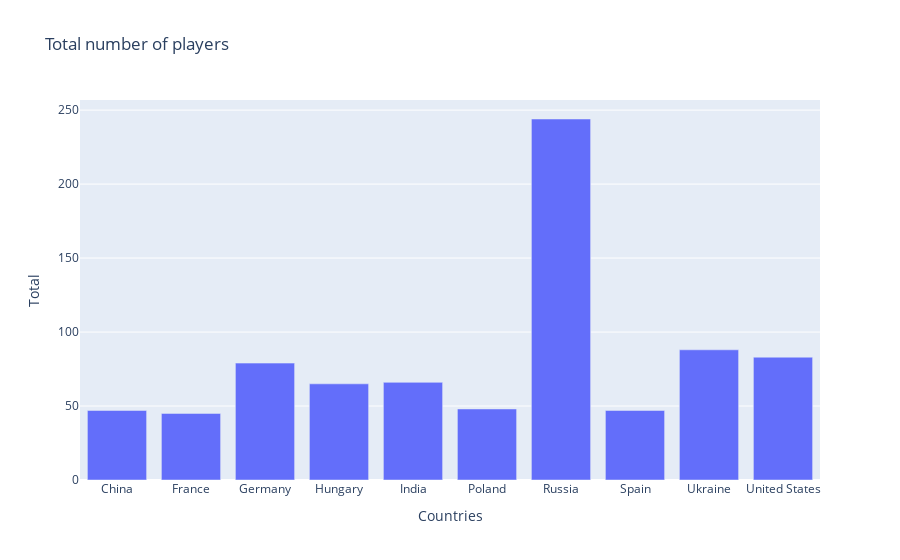

Write notebook code for a chart like this one.
### Markdown cell above
<h3> Visualize Countries with the most Grandmasters

### Code cell
viz = px.bar(df1, x = 'Countries', y = 'Total', title= 'Total number of players')
viz.show()

### Figure 1 — Plotly figure (JSON) as saved in the notebook; plotly's stock layout.template omitted (floating-point values rounded to 4 significant figures)
{"data": [{"alignmentgroup": "True", "hovertemplate": "Countries=%{x}<br>Total=%{y}<extra></extra>", "legendgroup": "", "marker": {"color": "#636efa", "pattern": {"shape": ""}}, "name": "", "offsetgroup": "", "orientation": "v", "showlegend": false, "textposition": "auto", "type": "bar", "x": ["China", "France", "Germany", "Hungary", "India", "Poland", "Russia", "Spain", "Ukraine", "United States"], "xaxis": "x", "y": [47, 45, 79, 65, 66, 48, 244, 47, 88, 83], "yaxis": "y"}], "layout": {"barmode": "relative", "legend": {"tracegroupgap": 0}, "title": {"text": "Total number of players"}, "xaxis": {"anchor": "y", "domain": [0, 1], "title": {"text": "Countries"}}, "yaxis": {"anchor": "x", "domain": [0, 1], "title": {"text": "Total"}}}}
